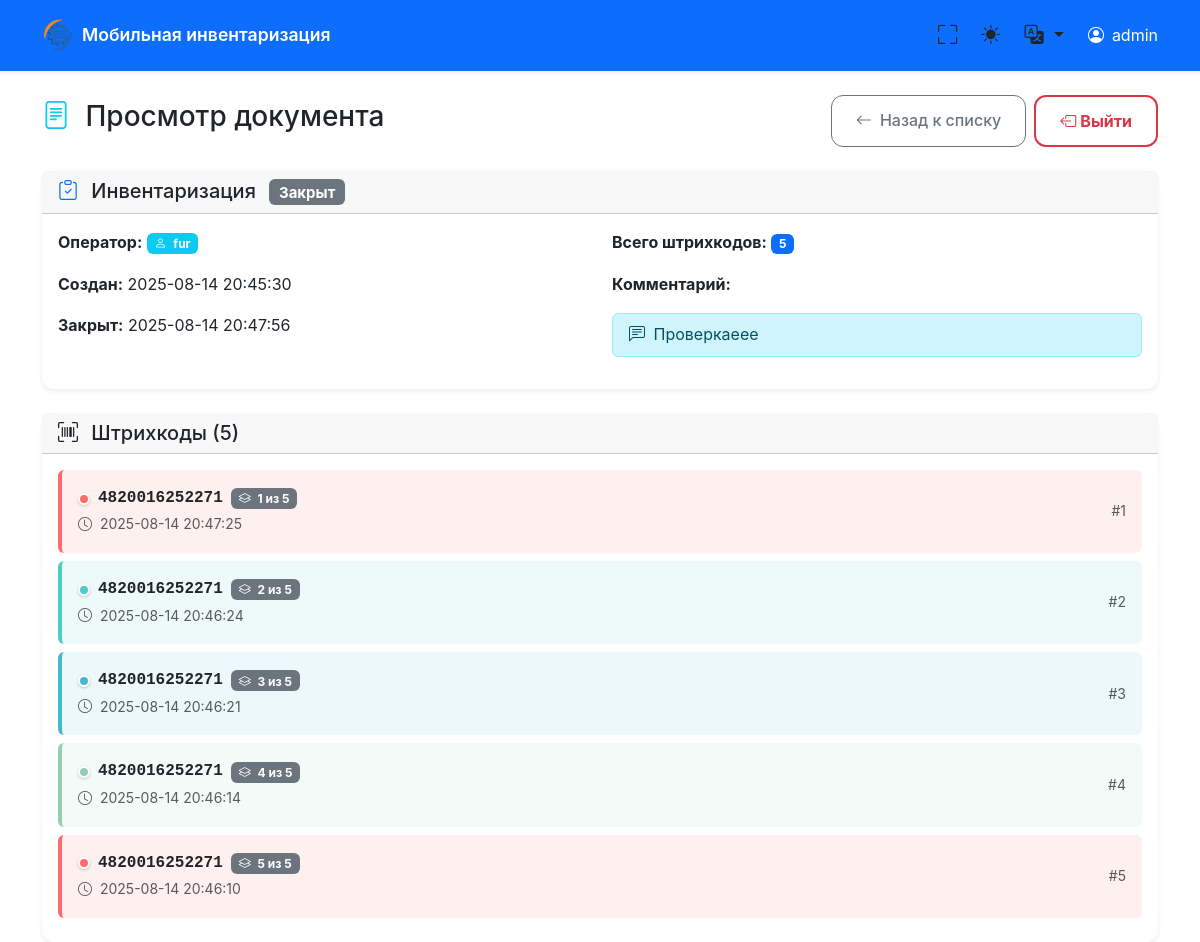
The app's page /admin/document/1/13 with its own data.
### tables this page shows
CREATE TABLE users (
            id INTEGER PRIMARY KEY AUTOINCREMENT,
            name TEXT UNIQUE NOT NULL,
            created_at TEXT NOT NULL
        );

CREATE TABLE documents (
            id INTEGER PRIMARY KEY AUTOINCREMENT,
            user_id INTEGER NOT NULL,
            doc_type TEXT NOT NULL,
            status TEXT NOT NULL DEFAULT 'active',
            created_at TEXT NOT NULL,
            closed_at TEXT,
            comment TEXT DEFAULT '',
            FOREIGN KEY (user_id) REFERENCES users (id)
        );

CREATE TABLE barcodes (
            id INTEGER PRIMARY KEY AUTOINCREMENT,
            document_id INTEGER NOT NULL,
            barcode TEXT NOT NULL,
            created_at TEXT NOT NULL,
            FOREIGN KEY (document_id) REFERENCES documents (id)
        );

### main.py (the view)
@app.get("/admin/document/{user_id}/{document_id}", response_class=HTMLResponse)
async def admin_view_document(request: Request, user_id: int, document_id: int):
    conn = get_db_connection()
    cursor = conn.cursor()
    cursor.execute("SELECT id, name FROM users WHERE id = ?", (user_id,))
    user = cursor.fetchone()
    if not user or not is_admin(user['name']):
        conn.close()
        raise HTTPException(status_code=403, detail="Доступ запрещен")
    cursor.execute("""
        SELECT d.*, u.name as user_name
        FROM documents d
        JOIN users u ON d.user_id = u.id
        WHERE d.id = ?
    """, (document_id,))
    document = cursor.fetchone()
    if not document:
        conn.close()
        raise HTTPException(status_code=404, detail="Документ не найден")
    barcodes = get_document_barcodes_sorted(document_id)
    conn.close()
    current_lang = get_user_language(request)
    locale = load_locale(current_lang)
    return templates.TemplateResponse("admin_document.html", {
        "request": request,
        "user": dict(user),
        "document": dict(document),
        "barcodes": barcodes,
        "locale": locale,
        "current_lang": current_lang
    })

### templates/admin_document.html (shortened to what this page needs)
{% extends "base.html" %}
{% block content %}
<div class="row">
    <div class="col-12">
        <div class="d-flex justify-content-between align-items-center mb-4">
            <h1 class="h3">
                <i class="bi bi-file-text text-info me-2"></i>
                Просмотр документа
            </h1>
            <div class="d-flex gap-2">
                <a href="/admin/{{ user.id }}" class="btn btn-outline-secondary">
                    <i class="bi bi-arrow-left me-1"></i>
                    <span class="d-none d-sm-inline">Назад к списку</span>
                </a>
                <a href="/" class="btn btn-outline-danger d-none d-md-inline-flex fw-bold">
                    <i class="bi bi-box-arrow-left me-1"></i>
                    Выйти
                </a>
            </div>
        </div>
    </div>
</div>
<div class="row mb-4">
    <div class="col-12">
        <div class="card">
            <div class="card-header">
                <h5 class="mb-0">
                    {% if document.doc_type == 'Инвентаризация' %}
                        <i class="bi bi-clipboard-check text-primary me-2"></i>
                    {% elif document.doc_type == 'Приход' %}
                        <i class="bi bi-box-arrow-in-down text-success me-2"></i>
                    {% else %}
                        <i class="bi bi-box-arrow-up text-danger me-2"></i>
                    {% endif %}
                    {{ document.doc_type }}
                    {% if document.status == 'active' %}
                        <span class="badge bg-success ms-2">Активный</span>
                    {% else %}
                        <span class="badge bg-secondary ms-2">Закрыт</span>
                    {% endif %}
                </h5>
            </div>
            <div class="card-body">
                <div class="row">
                    <div class="col-md-6">
                        <p><strong>Оператор:</strong>
                            <span class="badge bg-info">
                                <i class="bi bi-person me-1"></i>
                                {{ document.user_name }}
                            </span>
                        </p>
                        <p><strong>Создан:</strong> {{ document.created_at[:19].replace('T', ' ') }}</p>
                        {% if document.closed_at %}
                        <p><strong>Закрыт:</strong> {{ document.closed_at[:19].replace('T', ' ') }}</p>
                        {% endif %}
                    </div>
                    <div class="col-md-6">
                        <p><strong>Всего штрихкодов:</strong>
                            <span class="badge bg-primary">{{ barcodes|length }}</span>
                        </p>
                        {% if document.comment %}
                        <p><strong>Комментарий:</strong></p>
                        <div class="alert alert-info py-2">
                            <i class="bi bi-chat-left-text me-1"></i>
                            {{ document.comment }}
                        </div>
                        {% endif %}
                    </div>
                </div>
            </div>
        </div>
    </div>
</div>
<div class="row">
    <div class="col-12">
        <div class="card">
            <div class="card-header">
                <h5 class="mb-0">
                    <i class="bi bi-upc-scan me-2"></i>
                    Штрихкоды ({{ barcodes|length }})
                </h5>
            </div>
            <div class="card-body">
                {% if barcodes %}
                <div class="row">
                    {% for barcode in barcodes %}
                    <div class="col-12 mb-2">
                        <div class="barcode-item p-3 rounded
                                    {% if barcode.is_duplicate %}
                                        barcode-duplicate-{{ barcode.color_index }}
                                    {% endif %}">
                            <div class="d-flex justify-content-between align-items-center">
                                <div class="flex-grow-1">
                                    <div class="d-flex align-items-center">
                                        {% if barcode.is_duplicate %}
                                            <span class="color-indicator color-indicator-{{ barcode.color_index }}"></span>
                                        {% endif %}
                                        <strong class="font-monospace me-2">{{ barcode.barcode }}</strong>
                                        {% if barcode.is_duplicate %}
                                            <span class="badge bg-secondary text-white">
                                                <i class="bi bi-layers me-1"></i>
                                                {{ barcode.sequence_number }} из {{ barcode.total_count }}
                                            </span>
                                        {% endif %}
                                    </div>
                                    <small class="text-muted">
                                        <i class="bi bi-clock me-1"></i>
                                        {{ barcode.created_at[:19].replace('T', ' ') }}
                                    </small>
                                </div>
                                <div class="text-muted small">
                                    #{{ loop.index }}
                                </div>
                            </div>
                        </div>
                    </div>
                    {% endfor %}
                </div>
                {% else %}
                <div class="text-center py-5">
                    <i class="bi bi-upc-scan text-muted" style="font-size: 4rem;"></i>
                    <h4 class="text-muted mt-3">Штрихкодов нет</h4>
                    <p class="text-muted">В этом документе пока нет отсканированных штрихкодов</p>
                </div>
                {% endif %}
            </div>
        </div>
    </div>
</div>
{% endblock %}

### templates/base.html (shortened to what this page needs)
<!DOCTYPE html>
<html lang="ru" data-bs-theme="light">
<head>
    <link href="https://cdn.jsdelivr.net/npm/bootstrap@5.3.2/dist/css/bootstrap.min.css" rel="stylesheet">
    <link href="https://cdn.jsdelivr.net/npm/bootstrap-icons@1.11.0/font/bootstrap-icons.css" rel="stylesheet">
</head>
<body>
    <nav class="navbar navbar-expand-lg navbar-dark bg-primary">
        <div class="container">
            <div class="d-flex align-items-center">
                <img src="/logo" alt="Логотип" class="logo-svg"
                     style="width: 32px; height: 32px; margin-right: 0.5rem; object-fit: contain;">
                <a class="navbar-brand" href="/">
                    {{ locale.get('app_name', 'Мобильная инвентаризация') }}
                </a>
            </div>
            <div class="d-flex align-items-center">
                <button class="theme-toggle me-2" onclick="toggleFullscreen()" title="Полноэкранный режим">
                    <i class="bi bi-fullscreen" id="fullscreen-icon"></i>
                </button>
                <button class="theme-toggle me-2" onclick="toggleTheme()" title="Переключить тему">
                    <i class="bi bi-sun-fill" id="theme-icon"></i>
                </button>
                <div class="dropdown me-3">
                    <button class="theme-toggle dropdown-toggle" type="button" data-bs-toggle="dropdown" title="Язык">
                        <i class="bi bi-translate"></i>
                    </button>
                </div>
                {% if user %}
                <div class="d-flex align-items-center text-white">
                    <i class="bi bi-person-circle me-2"></i>
                    <span class="d-none d-md-inline">{{ user.name }}</span>
                </div>
                {% endif %}
            </div>
        </div>
    </nav>
    <main class="container mt-4 fade-in">
        {% block content %}{% endblock %}
    </main>
</body>
</html>

### templates/admin_document.html (style rules this page uses)
.btn-outline-danger { border-width: 2px; font-weight: 600; }
.barcode-duplicate-0 { border-left: 4px solid #ff6b6b !important; background-color: rgba(255, 107, 107, 0.1) !important; }
.barcode-duplicate-1 { border-left: 4px solid #4ecdc4 !important; background-color: rgba(78, 205, 196, 0.1) !important; }
.barcode-duplicate-2 { border-left: 4px solid #45b7d1 !important; background-color: rgba(69, 183, 209, 0.1) !important; }
.barcode-duplicate-3 { border-left: 4px solid #96ceb4 !important; background-color: rgba(150, 206, 180, 0.1) !important; }
.color-indicator { width: 12px; height: 12px; border-radius: 50%; display: inline-block; margin-right: 8px; border: 2px solid white; box-shadow: 0 1px 3px rgba(0,0,0,0.2); }
.color-indicator-0 { background-color: #ff6b6b; }
.color-indicator-1 { background-color: #4ecdc4; }
.color-indicator-2 { background-color: #45b7d1; }
.color-indicator-3 { background-color: #96ceb4; }

### templates/base.html (style rules this page uses)
:root { --primary-color: #0d6efd; --secondary-color: #6c757d; --success-color: #198754; --danger-color: #dc3545; --warning-color: #ffc107; --info-color: #0dcaf0; --light-color: #f8f9fa; --dark-color: #212529; --border-radius: 0.75rem; --box-shadow: 0 0.125rem 0.25rem rgba(0, 0, 0, 0.075); --box-shadow-lg: 0 0.5rem 1rem rgba(0, 0, 0, 0.15); }
body { font-family: -apple-system, BlinkMacSystemFont, 'Segoe UI', Roboto, 'Helvetica Neue', Arial, sans-serif; line-height: 1.6; -webkit-font-smoothing: antialiased; -moz-osx-font-smoothing: grayscale; padding-bottom: env(safe-area-inset-bottom); padding-top: env(safe-area-inset-top); }
.navbar { box-shadow: var(--box-shadow); padding: 0.75rem 0; position: sticky; top: 0; z-index: 1030; }
.navbar-brand { font-weight: 600; font-size: 1.1rem; }
.logo-svg { width: 32px; height: 32px; margin-right: 0.5rem; color: currentColor; }
.card { border: none; box-shadow: var(--box-shadow); border-radius: var(--border-radius); transition: all 0.2s ease; }
.btn { border-radius: var(--border-radius); font-weight: 500; padding: 0.75rem 1.5rem; transition: all 0.2s ease; }
.barcode-item { border-left: 4px solid var(--primary-color); background-color: rgba(13, 110, 253, 0.05); border-radius: 0 var(--border-radius) var(--border-radius) 0; transition: all 0.2s ease; }
.theme-toggle { border: none; background: none; color: inherit; font-size: 1.2rem; padding: 0.5rem; border-radius: 50%; transition: all 0.2s ease; }
.fade-in { animation: fadeIn 0.3s ease-in; }
.btn-outline-danger { border-width: 2px; font-weight: 600; transition: all 0.3s ease; }

### records on screen
users: name "admin"
documents: doc_type "Инвентаризация", created_at "2025-08-14 20:45:30", closed_at "2025-08-14 20:47:56", comment "Проверкаеее"
users: user_name "fur"
barcodes: barcode "4820016252271", sequence_number "1", total_count "5", created_at "2025-08-14 20:47:25"
barcodes: barcode "4820016252271", sequence_number "2", total_count "5", created_at "2025-08-14 20:46:24"
barcodes: barcode "4820016252271", sequence_number "3", total_count "5", created_at "2025-08-14 20:46:21"
barcodes: barcode "4820016252271", sequence_number "4", total_count "5", created_at "2025-08-14 20:46:14"
barcodes: barcode "4820016252271", sequence_number "5", total_count "5", created_at "2025-08-14 20:46:10"

### other values on screen
{{ locale.get('app_name', 'Мобильная инвентаризация') }} "Мобильная инвентаризация"
{{ barcodes|length }} "5"
